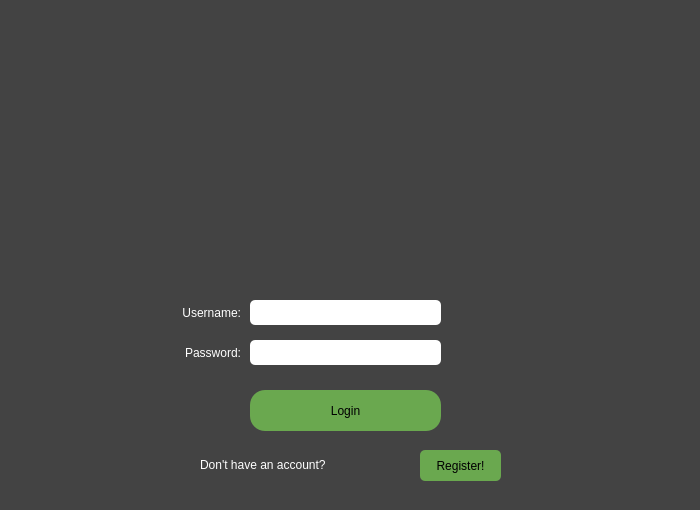
<?xml version="1.0" encoding="UTF-8"?>
<ui version="4.0">
 <class>Form</class>
 <widget class="QWidget" name="Form">
  <property name="geometry">
   <rect>
    <x>0</x>
    <y>0</y>
    <width>700</width>
    <height>510</height>
   </rect>
  </property>
  <property name="windowTitle">
   <string>Form</string>
  </property>
  <property name="styleSheet">
   <string notr="true">background-color: rgb(67, 67, 67);</string>
  </property>
  <widget class="QLabel" name="logo">
   <property name="geometry">
    <rect>
     <x>70</x>
     <y>20</y>
     <width>561</width>
     <height>261</height>
    </rect>
   </property>
   <property name="text">
    <string>&lt;html&gt;&lt;head/&gt;&lt;body&gt;&lt;p&gt;&lt;img src=&quot;:/logo/logo4.PNG&quot;/&gt;&lt;/p&gt;&lt;/body&gt;&lt;/html&gt;</string>
   </property>
  </widget>
  <widget class="QPushButton" name="loginButton">
   <property name="geometry">
    <rect>
     <x>250</x>
     <y>390</y>
     <width>191</width>
     <height>41</height>
    </rect>
   </property>
   <property name="styleSheet">
    <string notr="true">QPushButton {
	border-radius: 15px;
	background-color: rgb(106, 168, 79);
	font: 75 13pt &quot;Arial&quot;;
}
QPushButton:hover
{
   background-color: rgb(73, 115, 54);
}</string>
   </property>
   <property name="text">
    <string>Login</string>
   </property>
  </widget>
  <widget class="QLabel" name="username">
   <property name="geometry">
    <rect>
     <x>150</x>
     <y>300</y>
     <width>91</width>
     <height>25</height>
    </rect>
   </property>
   <property name="styleSheet">
    <string notr="true">font: 75 13pt &quot;Arial&quot;;
color: rgb(255, 255, 255);</string>
   </property>
   <property name="text">
    <string>Username:</string>
   </property>
   <property name="alignment">
    <set>Qt::AlignRight|Qt::AlignTrailing|Qt::AlignVCenter</set>
   </property>
  </widget>
  <widget class="QLineEdit" name="usernameEntry">
   <property name="geometry">
    <rect>
     <x>250</x>
     <y>300</y>
     <width>191</width>
     <height>25</height>
    </rect>
   </property>
   <property name="styleSheet">
    <string notr="true">border-radius: 5px;
background-color: rgb(255, 255, 255);
</string>
   </property>
  </widget>
  <widget class="QLabel" name="password">
   <property name="geometry">
    <rect>
     <x>150</x>
     <y>340</y>
     <width>91</width>
     <height>25</height>
    </rect>
   </property>
   <property name="styleSheet">
    <string notr="true">font: 75 13pt &quot;Arial&quot;;
color: rgb(255, 255, 255);</string>
   </property>
   <property name="text">
    <string>Password:</string>
   </property>
   <property name="alignment">
    <set>Qt::AlignRight|Qt::AlignTrailing|Qt::AlignVCenter</set>
   </property>
  </widget>
  <widget class="QLineEdit" name="passwordEntry">
   <property name="geometry">
    <rect>
     <x>250</x>
     <y>340</y>
     <width>191</width>
     <height>25</height>
    </rect>
   </property>
   <property name="styleSheet">
    <string notr="true">border-radius: 5px;
background-color: rgb(255, 255, 255);</string>
   </property>
  </widget>
  <widget class="QLabel" name="prompt">
   <property name="geometry">
    <rect>
     <x>200</x>
     <y>450</y>
     <width>211</width>
     <height>31</height>
    </rect>
   </property>
   <property name="styleSheet">
    <string notr="true">font: 75 15pt &quot;Arial&quot;;
color: rgb(255, 255, 255);</string>
   </property>
   <property name="text">
    <string>&lt;html&gt;&lt;head/&gt;&lt;body&gt;&lt;p&gt;Don't have an account?&lt;/p&gt;&lt;/body&gt;&lt;/html&gt;</string>
   </property>
  </widget>
  <widget class="QPushButton" name="registerButton">
   <property name="geometry">
    <rect>
     <x>420</x>
     <y>450</y>
     <width>81</width>
     <height>31</height>
    </rect>
   </property>
   <property name="styleSheet">
    <string notr="true">QPushButton {
	border-radius: 5px;
	background-color: rgb(106, 168, 79);
	font: 75 13pt &quot;Arial&quot;;
}
QPushButton:hover
{
   background-color: rgb(73, 115, 54);
}</string>
   </property>
   <property name="text">
    <string>Register!</string>
   </property>
  </widget>
  <widget class="QLabel" name="output">
   <property name="geometry">
    <rect>
     <x>160</x>
     <y>250</y>
     <width>371</width>
     <height>31</height>
    </rect>
   </property>
   <property name="styleSheet">
    <string notr="true">font: 75 15pt &quot;Arial&quot;;
color: rgb(170, 0, 0)</string>
   </property>
   <property name="text">
    <string>&lt;html&gt;&lt;head/&gt;&lt;body&gt;&lt;p align=&quot;center&quot;&gt;&lt;span style=&quot; color:#aa0000;&quot;&gt;&lt;br/&gt;&lt;/span&gt;&lt;/p&gt;&lt;/body&gt;&lt;/html&gt;</string>
   </property>
  </widget>
 </widget>
 <resources>
  <include location="logo.qrc"/>
 </resources>
 <connections/>
</ui>
